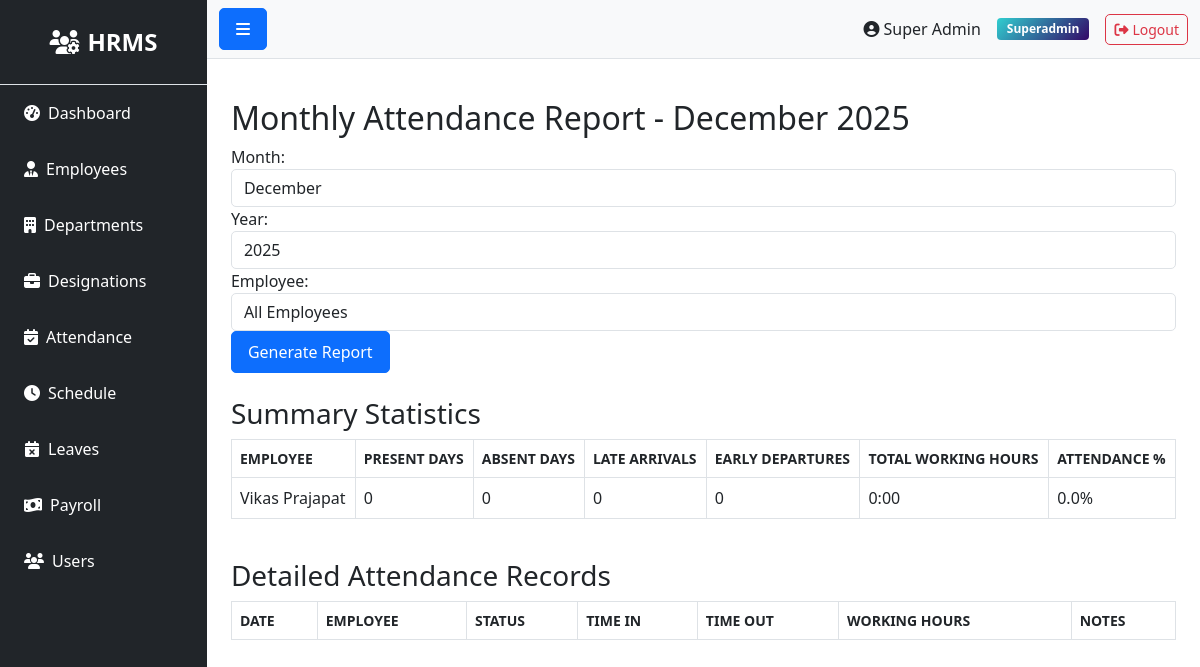
Before: /attendance/monthly-report (signed in) with the older database file.
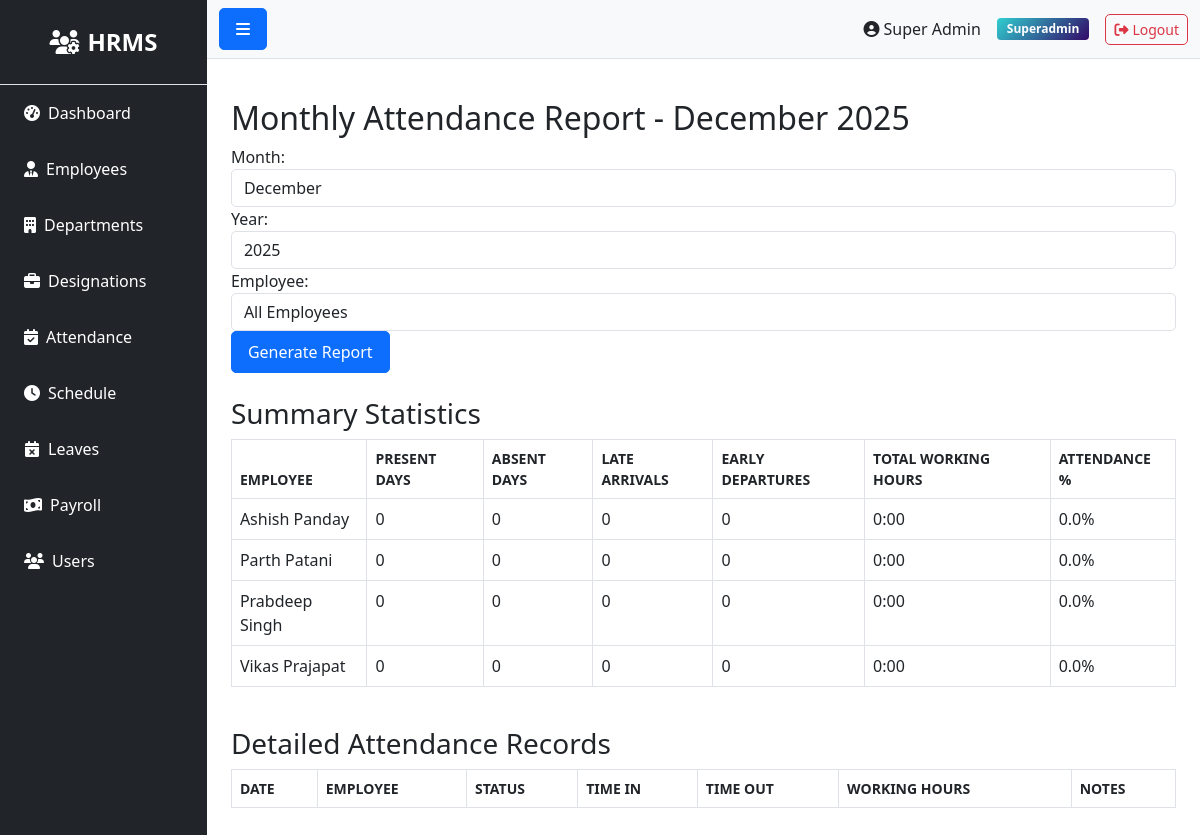
After: the same page with the newer database file.
### models.py (models this page shows, shortened)
class Employee(db.Model):
    __tablename__ = 'employees'
    id = db.Column(db.Integer, primary_key=True)
    department_id = db.Column(db.Integer, db.ForeignKey('departments.id'))
    designation_id = db.Column(db.Integer, db.ForeignKey('designations.id'))
    schedule_id = db.Column(db.Integer, db.ForeignKey('schedules.id'))
    firstname = db.Column(db.String(100), nullable=False)
    lastname = db.Column(db.String(100), nullable=False)
    unique_id = db.Column(db.String(50), unique=True)
    email = db.Column(db.String(100), unique=True)
    phone = db.Column(db.String(20))
    address = db.Column(db.Text)
    dob = db.Column(db.Date)
    gender = db.Column(db.String(10))
    religion = db.Column(db.String(50))
    marital = db.Column(db.String(20))
    image = db.Column(db.String(255))  # Store image filename
    status = db.Column(db.String(20), default='active')
    created_at = db.Column(db.DateTime, default=datetime.utcnow)
    updated_at = db.Column(db.DateTime, default=datetime.utcnow, onupdate=datetime.utcnow)
    attendances = db.relationship('Attendance', backref='employee', lazy=True, cascade='all, delete-orphan')
    checks = db.relationship('Check', backref='employee', lazy=True, cascade='all, delete-orphan')
    salary = db.relationship('Salary', backref='employee', uselist=False, cascade='all, delete-orphan')
    leaves = db.relationship('Leave', backref='employee', lazy=True, cascade='all, delete-orphan')
    late_times = db.relationship('LateTime', backref='employee', lazy=True, cascade='all, delete-orphan')
    over_times = db.relationship('OverTime', backref='employee', lazy=True, cascade='all, delete-orphan')
    payrolls = db.relationship('Payroll', backref='employee', lazy=True, cascade='all, delete-orphan')

### routes/attendance.py (the view, shortened to what this page needs)
@bp.route('/monthly-report')
@login_required
def monthly_report():
    year = int(request.args.get('year', datetime.now().year))
    month = int(request.args.get('month', datetime.now().month))
    employee_id = request.args.get('employee_id')
    _, last_day = monthrange(year, month)
    start_date = datetime(year, month, 1).date()
    end_date = datetime(year, month, last_day).date()
    query = Attendance.query.filter(Attendance.date.between(start_date, end_date))
    if employee_id:
        query = query.filter(Attendance.employee_id == employee_id)
    employees = Employee.query.order_by(Employee.firstname).all()
    attendances = query.order_by(Attendance.employee_id, Attendance.date).all()
    stats = defaultdict(lambda: {
        'present': 0,
        'absent': 0,
        'late': 0,
        'early_out': 0,
        'working_hours': timedelta(),
        'attendance_percentage': 0
    })
    return render_template('admin/attendance/monthly_report.html',
                         attendances=attendances,
                         employees=employees,
                         stats=stats,
                         year=year,
                         month=month,
                         selected_employee=employee_id,
                         month_name=datetime(year, month, 1).strftime('%B'),
                         datetime=datetime)

### app.py (called while the page is built)
@login_manager.user_loader
def load_user(user_id):
    try:
        return db.session.get(User, int(user_id))
    except Exception as e:
        app.logger.error(f'Error loading user {user_id}: {str(e)}')
        return None

@app.context_processor
def inject_user():
    return dict(current_user=current_user)

### templates/admin/attendance/monthly_report.html (shortened to what this page needs)
{% extends "base.html" %}
{% block content %}
<h2>Monthly Attendance Report - {{ month_name }} {{ year }}</h2>
<div class="filters mb-4">
    <form method="get" action="{{ url_for('attendance.monthly_report') }}" class="form-inline">
        <div class="form-group mr-2">
            <label for="month" class="mr-2">Month:</label>
            <select name="month" id="month" class="form-control">
                {% for m in range(1, 13) %}
                <option value="{{ m }}" {% if month == m %}selected{% endif %}>
                    {{ datetime(year, m, 1).strftime('%B') }}
                </option>
                {% endfor %}
            </select>
        </div>
        <div class="form-group mr-2">
            <label for="year" class="mr-2">Year:</label>
            <select name="year" id="year" class="form-control">
                {% for y in range(year-2, year+1) %}
                <option value="{{ y }}" {% if year == y %}selected{% endif %}>{{ y }}</option>
                {% endfor %}
            </select>
        </div>
        <div class="form-group mr-2">
            <label for="employee_id" class="mr-2">Employee:</label>
            <select name="employee_id" id="employee_id" class="form-control">
                <option value="">All Employees</option>
            </select>
        </div>
        <button type="submit" class="btn btn-primary">Generate Report</button>
    </form>
</div>
<div class="report-content">
    <div class="statistics mb-4">
        <h3>Summary Statistics</h3>
        <div class="table-responsive">
            <table class="table">
                <thead>
                    <tr>
                        <th>Employee</th>
                        <th>Present Days</th>
                        <th>Absent Days</th>
                        <th>Late Arrivals</th>
                        <th>Early Departures</th>
                        <th>Total Working Hours</th>
                        <th>Attendance %</th>
                    </tr>
                </thead>
                <tbody>
                    {% for emp in employees %}
                        {% if not selected_employee or selected_employee|string == emp.id|string %}
                            {% set emp_stats = stats[emp.id] %}
                            <tr>
                                <td>{{ emp.firstname }} {{ emp.lastname }}</td>
                                <td>{{ emp_stats['present'] }}</td>
                                <td>{{ emp_stats['absent'] }}</td>
                                <td>{{ emp_stats['late'] }}</td>
                                <td>{{ emp_stats['early_out'] }}</td>
                                <td>{{ '%d:%02d' | format(
                                    emp_stats['working_hours'].total_seconds() // 3600,
                                    (emp_stats['working_hours'].total_seconds() % 3600) // 60
                                ) }}</td>
                                <td>{{ '%.1f%%' | format(emp_stats['attendance_percentage']) }}</td>
                            </tr>
                        {% endif %}
                    {% endfor %}
                </tbody>
            </table>
        </div>
    </div>
    <div class="detailed-records">
        <h3>Detailed Attendance Records</h3>
        <div class="table-responsive">
            <table class="table">
                <thead>
                    <tr>
                        <th>Date</th>
                        <th>Employee</th>
                        <th>Status</th>
                        <th>Time In</th>
                        <th>Time Out</th>
                        <th>Working Hours</th>
                        <th>Notes</th>
                    </tr>
                </thead>
            </table>
        </div>
    </div>
</div>
{% endblock %}

Changed rows visible on the page:
added Employee: firstname "Ashish", lastname "Panday", present "0", absent "0", late "0", early_out "0", working_hours "0:00", attendance_percentage "0.0%"
added Employee: firstname "Parth", lastname "Patani", present "0", absent "0", late "0", early_out "0", working_hours "0:00", attendance_percentage "0.0%"
added Employee: firstname "Prabdeep", lastname "Singh", present "0", absent "0", late "0", early_out "0", working_hours "0:00", attendance_percentage "0.0%"
